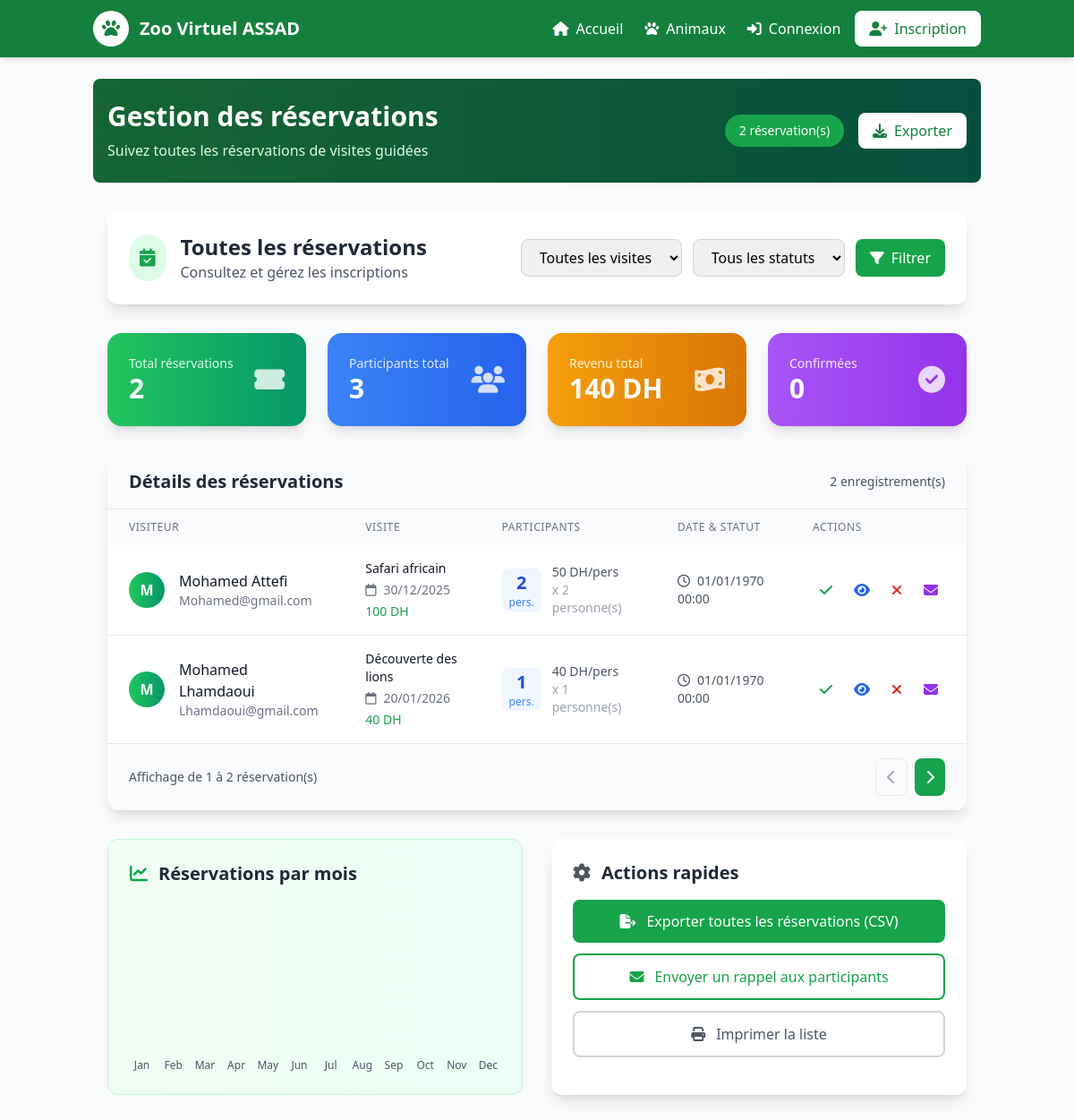
Page /guide/reservations.php on the earlier database version.
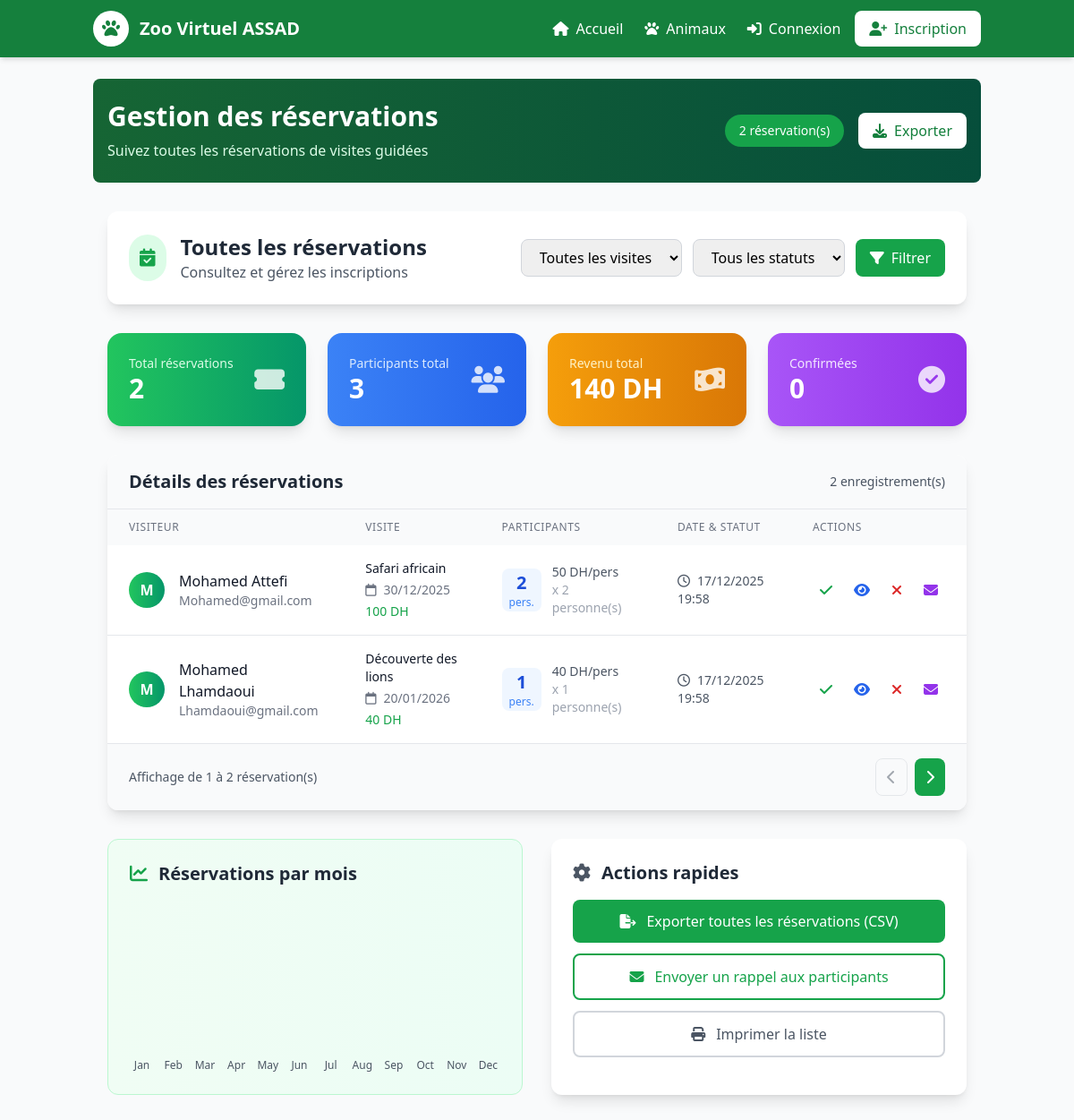
Same page on the later database version.
### tables this page shows
CREATE TABLE reservations (
    id INT AUTO_INCREMENT PRIMARY KEY,
    idvisite INT,
    idutilisateur INT,
    nbpersonnes INT,
    datereservation DATETIME DEFAULT CURRENT_TIMESTAMP,
    FOREIGN KEY (idvisite) REFERENCES visitesguidees(id),
    FOREIGN KEY (idutilisateur) REFERENCES utilisateurs(id)
);

CREATE TABLE utilisateurs (
    id INT AUTO_INCREMENT PRIMARY KEY,
    nom VARCHAR(100) NOT NULL,
    email VARCHAR(150) UNIQUE NOT NULL,
    role ENUM('visiteur','guide') NOT NULL,
    motpasse_hash VARCHAR(255) NOT NULL,
    statut ENUM('actif','desactive','en_attente') DEFAULT 'en_attente'
);

CREATE TABLE visitesguidees (
    id INT AUTO_INCREMENT PRIMARY KEY,
    titre VARCHAR(150) NOT NULL,
    dateheure DATETIME NOT NULL,
    langue VARCHAR(50),
    capacite_max INT CHECK (capacite_max > 0),
    statut ENUM('active','annulee') DEFAULT 'active',
    duree INT CHECK (duree > 0),
    prix float CHECK (prix >= 0),
    id_guide INT,
    FOREIGN KEY (id_guide) REFERENCES utilisateurs(id)
);

### guide/reservations.php (the view, shortened to what the rows shown need)
<?php
include '../includes/header.php';
include '../includes/db.php';
$sql = "SELECT r.id, r.nbpersonnes, r.datereservation,
               u.nom, u.email,
               v.titre as visite_titre, v.prix, v.dateheure
        FROM reservations r
        JOIN utilisateurs u ON r.idutilisateur = u.id
        JOIN visitesguidees v ON r.idvisite = v.id
        ORDER BY r.datereservation DESC";
$result = $conn->query($sql);
?>
<section class="py-6 bg-gradient-to-r from-green-800 to-emerald-900 text-white rounded-lg mb-8">
    <div class="max-w-7xl mx-auto px-4">
        <div class="flex flex-col md:flex-row justify-between items-center">
            <div>
                <h1 class="text-3xl font-bold mb-2">Gestion des réservations</h1>
            </div>
        </div>
    </div>
</section>
<div class="max-w-7xl mx-auto px-4 mb-10">
    <div class="bg-white rounded-xl shadow-lg p-6 mb-8">
        <div class="flex flex-col md:flex-row justify-between items-center gap-4">
            <div class="flex items-center">
                <div>
                    <h2 class="text-2xl font-bold text-gray-800">Toutes les réservations</h2>
                </div>
            </div>
        </div>
    </div>
    <?php if ($result->num_rows > 0):
        $result->data_seek(0);
    ?>
    <?php endif; ?>
    <div class="bg-white rounded-xl shadow-lg overflow-hidden">
        <?php if ($result->num_rows == 0): ?>
            <div class="text-center py-12">
                <div class="text-gray-400 text-6xl mb-4">
                    <i class="fas fa-calendar-times"></i>
                </div>
                <h3 class="text-xl font-bold text-gray-700 mb-2">Aucune réservation</h3>
                <p class="text-gray-600">Aucune réservation n'a été effectuée pour le moment.</p>
            </div>
        <?php else:
            $result->data_seek(0);
        ?>
            <div class="overflow-x-auto">
                <table class="w-full">
                    <thead class="bg-gray-50">
                        <tr>
                            <th class="px-6 py-3 text-left text-xs font-medium text-gray-500 uppercase tracking-wider">
                                Visiteur
                            </th>
                            <th class="px-6 py-3 text-left text-xs font-medium text-gray-500 uppercase tracking-wider">
                                Visite
                            </th>
                            <th class="px-6 py-3 text-left text-xs font-medium text-gray-500 uppercase tracking-wider">
                                Participants
                            </th>
                            <th class="px-6 py-3 text-left text-xs font-medium text-gray-500 uppercase tracking-wider">
                                Date & Statut
                            </th>
                            <th class="px-6 py-3 text-left text-xs font-medium text-gray-500 uppercase tracking-wider">
                                Actions
                            </th>
                        </tr>
                    </thead>
                    <tbody class="divide-y divide-gray-200">
                        <?php while ($row = $result->fetch_assoc()):
                            $reservation_date = date('d/m/Y H:i', strtotime($row['datereservation']));
                            $visit_date = date('d/m/Y', strtotime($row['dateheure']));
                            $total_price = $row['prix'] * $row['nbpersonnes'];
                        ?>
                            <tr class="hover:bg-gray-50 transition-colors">
                                <td class="px-6 py-4">
                                    <div class="flex items-center">
                                        <div class="flex-shrink-0">
                                            <div class="w-10 h-10 bg-gradient-to-r from-green-500 to-emerald-600 rounded-full flex items-center justify-center">
                                                <span class="text-white font-bold">
                                                    <?php echo strtoupper(substr($row['nom'], 0, 1)); ?>
                                                </span>
                                            </div>
                                        </div>
                                        <div class="ml-4">
                                            <div class="font-medium text-gray-900">
                                                <?php echo htmlspecialchars($row['nom']); ?>
                                            </div>
                                            <div class="text-sm text-gray-500"><?php echo htmlspecialchars($row['email']); ?></div>
                                        </div>
                                    </div>
                                </td>
                                <td class="px-6 py-4">
                                    <div class="text-sm">
                                        <div class="font-medium text-gray-900">
                                            <?php echo htmlspecialchars($row['visite_titre']); ?>
                                        </div>
                                        <div class="text-gray-500 mt-1">
                                            <i class="far fa-calendar mr-2"></i><?php echo $visit_date; ?>
                                        </div>
                                        <div class="text-green-600 font-medium mt-1">
                                            <?php echo number_format($total_price, 0); ?> DH
                                        </div>
                                    </div>
                                </td>
                                <td class="px-6 py-4">
                                    <div class="flex items-center">
                                        <div class="w-12 h-12 bg-blue-50 rounded-lg flex flex-col items-center justify-center mr-3">
                                            <span class="text-xl font-bold text-blue-700"><?php echo $row['nbpersonnes']; ?></span>
                                            <span class="text-xs text-blue-500">pers.</span>
                                        </div>
                                        <div class="text-sm">
                                            <div class="text-gray-600"><?php echo number_format($row['prix'], 0); ?> DH/pers</div>
                                            <div class="text-gray-400">x <?php echo $row['nbpersonnes']; ?> personne(s)</div>
                                        </div>
                                    </div>
                                </td>
                                <td class="px-6 py-4">
                                    <div class="space-y-2">
                                        <div class="text-sm text-gray-600">
                                            <i class="far fa-clock mr-2"></i><?php echo $reservation_date; ?>
                                        </div>
                                    </div>
                                </td>
                                <td class="px-6 py-4">
                                    <div class="flex space-x-2">
                                        <button class="text-green-600 hover:text-green-800 p-2 hover:bg-green-50 rounded-lg transition"
                                            title="Confirmer">
                                            <i class="fas fa-check"></i>
                                        </button>
                                        <button class="text-blue-600 hover:text-blue-800 p-2 hover:bg-blue-50 rounded-lg transition"
                                            title="Détails">
                                            <i class="fas fa-eye"></i>
                                        </button>
                                        <button class="text-red-600 hover:text-red-800 p-2 hover:bg-red-50 rounded-lg transition"
                                            title="Annuler"
                                            onclick="return confirm('Annuler cette réservation ?')">
                                            <i class="fas fa-times"></i>
                                        </button>
                                        <button class="text-purple-600 hover:text-purple-800 p-2 hover:bg-purple-50 rounded-lg transition"
                                            title="Contacter">
                                            <i class="fas fa-envelope"></i>
                                        </button>
                                    </div>
                                </td>
                            </tr>
                        <?php endwhile; ?>
                    </tbody>
                </table>
            </div>
        <?php endif; ?>
    </div>
</div>

Differences in the rows shown:
changed reservations "Mohamed Attefi": datereservation "01/01/1970 00:00" → "17/12/2025 19:58"
changed reservations "Mohamed Lhamdaoui": datereservation "01/01/1970 00:00" → "17/12/2025 19:58"
